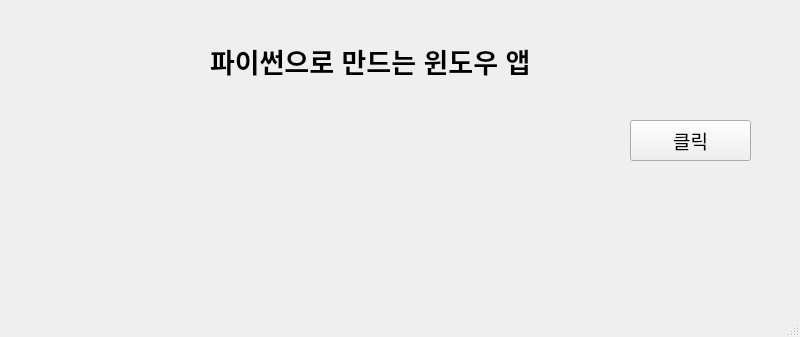
<?xml version="1.0" encoding="UTF-8"?>
<ui version="4.0">
 <class>MainWindow</class>
 <widget class="QMainWindow" name="MainWindow">
  <property name="geometry">
   <rect>
    <x>0</x>
    <y>0</y>
    <width>800</width>
    <height>337</height>
   </rect>
  </property>
  <property name="windowTitle">
   <string>by Austin</string>
  </property>
  <widget class="QWidget" name="centralwidget">
   <widget class="QLabel" name="label">
    <property name="geometry">
     <rect>
      <x>210</x>
      <y>40</y>
      <width>391</width>
      <height>41</height>
     </rect>
    </property>
    <property name="font">
     <font>
      <family>Arial</family>
      <pointsize>20</pointsize>
      <weight>75</weight>
      <bold>true</bold>
     </font>
    </property>
    <property name="text">
     <string>파이썬으로 만드는 윈도우 앱</string>
    </property>
   </widget>
   <widget class="QPushButton" name="pushButton">
    <property name="geometry">
     <rect>
      <x>630</x>
      <y>120</y>
      <width>121</width>
      <height>41</height>
     </rect>
    </property>
    <property name="font">
     <font>
      <family>Arial</family>
      <pointsize>14</pointsize>
     </font>
    </property>
    <property name="text">
     <string>클릭</string>
    </property>
   </widget>
  </widget>
  <widget class="QMenuBar" name="menubar">
   <property name="geometry">
    <rect>
     <x>0</x>
     <y>0</y>
     <width>800</width>
     <height>21</height>
    </rect>
   </property>
  </widget>
  <widget class="QStatusBar" name="statusbar"/>
 </widget>
 <resources/>
 <connections/>
</ui>
